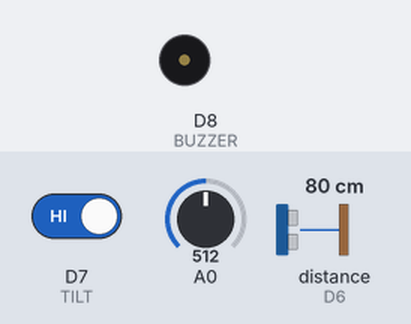
Bench run of a sketch on a simulated ESP8266 (NodeMCU). On the bench: buzzer (waves = sounding, pin HIGH). Wiring (inferred from the names in the program): ultrasonic range finder: trigger D5; echo D6. Inputs (shaded band) come from the test bench; at power-on: A0 = 512, D7 (TILT) HIGH, distance to the obstacle (sensor on D6) 80 cm. The echo pulse lasts 58.3 µs per cm; WiFi joins after 1.5 s; servers stay silent unless stated; uploads are accepted with an empty reply; pins used as bus, display or sensor lines are not drawn; what the sketch prints to the serial monitor is not drawn.

Above: at 2.7 s.
2.8 s: A0 set to 594
6.1 s: A0 set to 610
At 9.4 s:
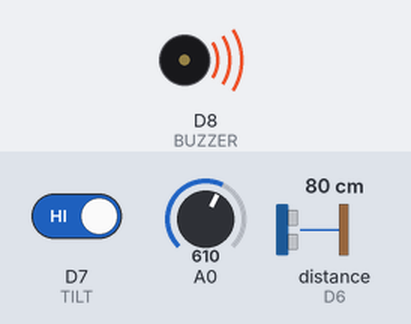
9.7 s: A0 set to 590
At 12.8 s:
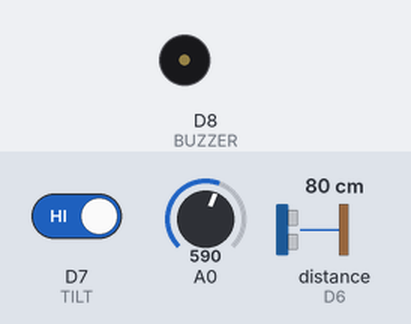
13.1 s: A0 set to 716
At 15.5 s:
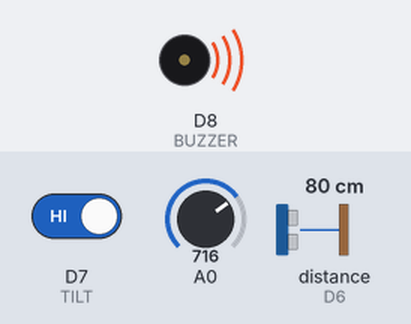
Timing chart, 0 to 17.0 s (numbered marks = the images above; inputs shaded):
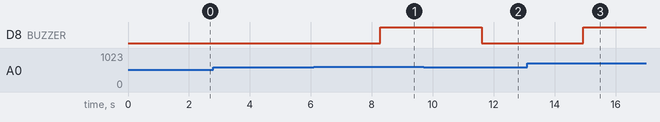

The sketch:

arduno.ino
```cpp
#include <ESP8266WiFi.h>
#include <ESP8266HTTPClient.h>

const char* ssid = "moto";
const char* password = "33333333";

String NODE_ID = "NODE_1";   // change for each device

// CHANGE THIS TO YOUR PC IP
const char* serverUrl = "http://10.27.248.177:5000/data";

#define TRIG D5
#define ECHO D6
#define TILT D7
#define BUZZER D8

void setup() {
  Serial.begin(9600);

  pinMode(TRIG, OUTPUT);
  pinMode(ECHO, INPUT);
  pinMode(TILT, INPUT_PULLUP);
  pinMode(BUZZER, OUTPUT);

  WiFi.begin(ssid, password);
  Serial.print("Connecting");
  while (WiFi.status() != WL_CONNECTED) {
    delay(500);
    Serial.print(".");
  }
  Serial.println("\nWiFi Connected");
}

long getDistance() {
  digitalWrite(TRIG, LOW);
  delayMicroseconds(2);
  digitalWrite(TRIG, HIGH);
  delayMicroseconds(10);
  digitalWrite(TRIG, LOW);
  long duration = pulseIn(ECHO, HIGH);
  return duration * 0.034 / 2;
}

void loop() {
  if (WiFi.status() == WL_CONNECTED) {
    WiFiClient client;
    HTTPClient http;

    int mq7 = analogRead(A0);
    delay(100);
    int mq135 = analogRead(A0);
    long water = getDistance();
    int tilt = digitalRead(TILT) == LOW ? 1 : 0;

    int safety = 100;
    if (mq7 > 600) safety -= 30;
    if (mq135 > 600) safety -= 30;
    if (water < 15) safety -= 30;

    digitalWrite(BUZZER, safety < 50 ? HIGH : LOW);

    String payload = "{";
payload += "\"node_id\":\"" + NODE_ID + "\",";
payload += "\"mq7\":" + String(mq7) + ",";
payload += "\"mq135\":" + String(mq135) + ",";
payload += "\"water_level\":" + String(water) + ",";
payload += "\"tilt\":" + String(tilt) + ",";
payload += "\"safety_score\":" + String(safety);
payload += "}";


    Serial.println(payload);

    http.begin(client, serverUrl);
    http.addHeader("Content-Type", "application/json");
    http.POST(payload);
    http.end();
  }

  delay(3000);
}
```

Measured:
- the behaviour switches between 600 and 601 on A0 (found by bisection; images 0 and 1)
- after the input at 2.8 s, every drawn part: stays the same
- after the input at 6.1 s, D8 (BUZZER): LOW → HIGH after 2.2 s
- after the input at 9.7 s, D8 (BUZZER): HIGH → LOW after 1.9 s
- after the input at 13.1 s, D8 (BUZZER): LOW → HIGH after 1.8 s
